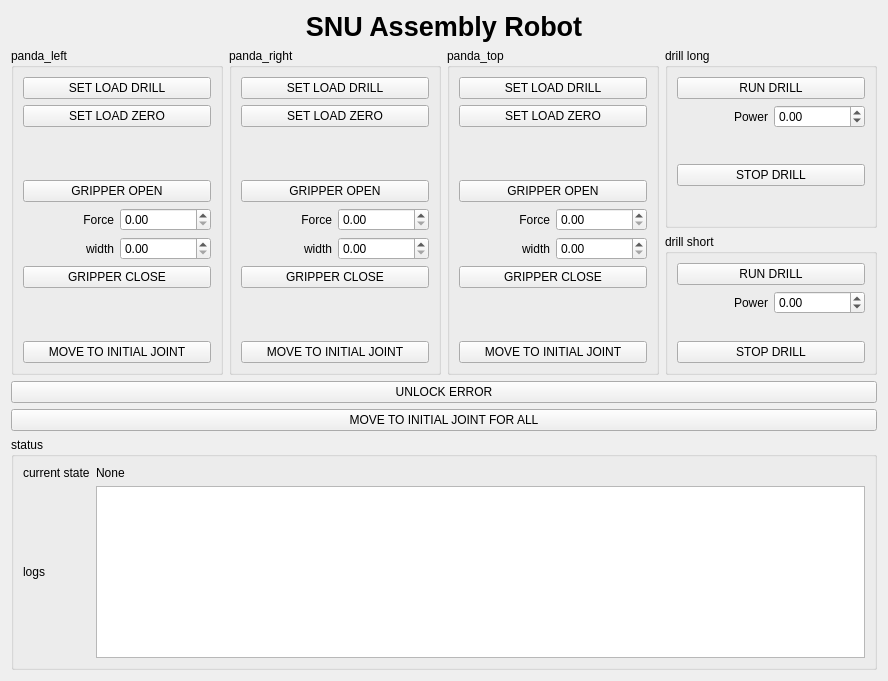
<?xml version="1.0" encoding="UTF-8"?>
<ui version="4.0">
 <class>Form</class>
 <widget class="QWidget" name="Form">
  <property name="geometry">
   <rect>
    <x>0</x>
    <y>0</y>
    <width>888</width>
    <height>681</height>
   </rect>
  </property>
  <property name="windowTitle">
   <string>Form</string>
  </property>
  <layout class="QGridLayout" name="gridLayout_2">
   <item row="4" column="0" colspan="4">
    <widget class="QPushButton" name="btn_init_joint_all">
     <property name="text">
      <string>MOVE TO INITIAL JOINT FOR ALL</string>
     </property>
    </widget>
   </item>
   <item row="0" column="0" colspan="4">
    <widget class="QLabel" name="label_9">
     <property name="font">
      <font>
       <pointsize>20</pointsize>
      </font>
     </property>
     <property name="text">
      <string>&lt;html&gt;&lt;head/&gt;&lt;body&gt;&lt;p&gt;&lt;span style=&quot; font-weight:600;&quot;&gt;SNU Assembly Robot&lt;/span&gt;&lt;/p&gt;&lt;/body&gt;&lt;/html&gt;</string>
     </property>
     <property name="alignment">
      <set>Qt::AlignCenter</set>
     </property>
    </widget>
   </item>
   <item row="1" column="0" rowspan="2">
    <widget class="QGroupBox" name="groupBox">
     <property name="layoutDirection">
      <enum>Qt::LeftToRight</enum>
     </property>
     <property name="title">
      <string>panda_left</string>
     </property>
     <layout class="QGridLayout" name="gridLayout_3">
      <item row="3" column="0" colspan="2">
       <spacer name="verticalSpacer">
        <property name="orientation">
         <enum>Qt::Vertical</enum>
        </property>
        <property name="sizeHint" stdset="0">
         <size>
          <width>20</width>
          <height>40</height>
         </size>
        </property>
       </spacer>
      </item>
      <item row="6" column="1">
       <widget class="QDoubleSpinBox" name="spinbox_left_gripper_width">
        <property name="maximum">
         <double>0.070000000000000</double>
        </property>
        <property name="singleStep">
         <double>0.005000000000000</double>
        </property>
       </widget>
      </item>
      <item row="2" column="0" colspan="2">
       <widget class="QPushButton" name="btn_left_set_load_zero">
        <property name="text">
         <string>SET LOAD ZERO</string>
        </property>
       </widget>
      </item>
      <item row="4" column="0" colspan="2">
       <widget class="QPushButton" name="btn_left_gripper_open">
        <property name="text">
         <string>GRIPPER OPEN</string>
        </property>
       </widget>
      </item>
      <item row="7" column="0" colspan="2">
       <widget class="QPushButton" name="btn_left_gripper_close">
        <property name="text">
         <string>GRIPPER CLOSE</string>
        </property>
       </widget>
      </item>
      <item row="5" column="0">
       <widget class="QLabel" name="label">
        <property name="text">
         <string>Force</string>
        </property>
        <property name="alignment">
         <set>Qt::AlignRight|Qt::AlignTrailing|Qt::AlignVCenter</set>
        </property>
       </widget>
      </item>
      <item row="5" column="1">
       <widget class="QDoubleSpinBox" name="spinbox_left_gripper_force">
        <property name="enabled">
         <bool>true</bool>
        </property>
        <property name="maximum">
         <double>80.000000000000000</double>
        </property>
        <property name="singleStep">
         <double>5.000000000000000</double>
        </property>
       </widget>
      </item>
      <item row="6" column="0">
       <widget class="QLabel" name="label_2">
        <property name="text">
         <string>width</string>
        </property>
        <property name="alignment">
         <set>Qt::AlignRight|Qt::AlignTrailing|Qt::AlignVCenter</set>
        </property>
       </widget>
      </item>
      <item row="8" column="0" colspan="2">
       <spacer name="verticalSpacer_4">
        <property name="orientation">
         <enum>Qt::Vertical</enum>
        </property>
        <property name="sizeHint" stdset="0">
         <size>
          <width>20</width>
          <height>40</height>
         </size>
        </property>
       </spacer>
      </item>
      <item row="1" column="0" colspan="2">
       <widget class="QPushButton" name="btn_left_set_load_drill">
        <property name="text">
         <string>SET LOAD DRILL</string>
        </property>
       </widget>
      </item>
      <item row="9" column="0" colspan="2">
       <widget class="QPushButton" name="btn_left_init_joint">
        <property name="text">
         <string>MOVE TO INITIAL JOINT</string>
        </property>
       </widget>
      </item>
     </layout>
    </widget>
   </item>
   <item row="1" column="1" rowspan="2">
    <widget class="QGroupBox" name="groupBox_2">
     <property name="layoutDirection">
      <enum>Qt::LeftToRight</enum>
     </property>
     <property name="title">
      <string>panda_right</string>
     </property>
     <layout class="QGridLayout" name="gridLayout_4">
      <item row="3" column="0" colspan="2">
       <spacer name="verticalSpacer_2">
        <property name="orientation">
         <enum>Qt::Vertical</enum>
        </property>
        <property name="sizeHint" stdset="0">
         <size>
          <width>20</width>
          <height>40</height>
         </size>
        </property>
       </spacer>
      </item>
      <item row="6" column="1">
       <widget class="QDoubleSpinBox" name="spinbox_right_gripper_width">
        <property name="maximum">
         <double>0.070000000000000</double>
        </property>
        <property name="singleStep">
         <double>0.005000000000000</double>
        </property>
       </widget>
      </item>
      <item row="2" column="0" colspan="2">
       <widget class="QPushButton" name="btn_right_set_load_zero">
        <property name="text">
         <string>SET LOAD ZERO</string>
        </property>
       </widget>
      </item>
      <item row="4" column="0" colspan="2">
       <widget class="QPushButton" name="btn_right_gripper_open">
        <property name="text">
         <string>GRIPPER OPEN</string>
        </property>
       </widget>
      </item>
      <item row="7" column="0" colspan="2">
       <widget class="QPushButton" name="btn_right_gripper_close">
        <property name="text">
         <string>GRIPPER CLOSE</string>
        </property>
       </widget>
      </item>
      <item row="5" column="0">
       <widget class="QLabel" name="label_3">
        <property name="text">
         <string>Force</string>
        </property>
        <property name="alignment">
         <set>Qt::AlignRight|Qt::AlignTrailing|Qt::AlignVCenter</set>
        </property>
       </widget>
      </item>
      <item row="5" column="1">
       <widget class="QDoubleSpinBox" name="spinbox_right_gripper_force">
        <property name="maximum">
         <double>40.000000000000000</double>
        </property>
        <property name="singleStep">
         <double>5.000000000000000</double>
        </property>
       </widget>
      </item>
      <item row="6" column="0">
       <widget class="QLabel" name="label_4">
        <property name="text">
         <string>width</string>
        </property>
        <property name="alignment">
         <set>Qt::AlignRight|Qt::AlignTrailing|Qt::AlignVCenter</set>
        </property>
       </widget>
      </item>
      <item row="8" column="0" colspan="2">
       <spacer name="verticalSpacer_5">
        <property name="orientation">
         <enum>Qt::Vertical</enum>
        </property>
        <property name="sizeHint" stdset="0">
         <size>
          <width>20</width>
          <height>40</height>
         </size>
        </property>
       </spacer>
      </item>
      <item row="1" column="0" colspan="2">
       <widget class="QPushButton" name="btn_right_set_load_drill">
        <property name="text">
         <string>SET LOAD DRILL</string>
        </property>
       </widget>
      </item>
      <item row="9" column="0" colspan="2">
       <widget class="QPushButton" name="btn_right_init_joint">
        <property name="text">
         <string>MOVE TO INITIAL JOINT</string>
        </property>
       </widget>
      </item>
     </layout>
    </widget>
   </item>
   <item row="1" column="3">
    <widget class="QGroupBox" name="groupBox_4">
     <property name="layoutDirection">
      <enum>Qt::LeftToRight</enum>
     </property>
     <property name="title">
      <string>drill long</string>
     </property>
     <layout class="QGridLayout" name="gridLayout_6">
      <item row="2" column="0" colspan="2">
       <spacer name="verticalSpacer_9">
        <property name="orientation">
         <enum>Qt::Vertical</enum>
        </property>
        <property name="sizeHint" stdset="0">
         <size>
          <width>20</width>
          <height>40</height>
         </size>
        </property>
       </spacer>
      </item>
      <item row="4" column="0" colspan="2">
       <spacer name="verticalSpacer_10">
        <property name="orientation">
         <enum>Qt::Vertical</enum>
        </property>
        <property name="sizeHint" stdset="0">
         <size>
          <width>20</width>
          <height>40</height>
         </size>
        </property>
       </spacer>
      </item>
      <item row="3" column="0" colspan="2">
       <widget class="QPushButton" name="btn_drill_long_stop">
        <property name="text">
         <string>STOP DRILL</string>
        </property>
       </widget>
      </item>
      <item row="1" column="0">
       <widget class="QLabel" name="label_7">
        <property name="text">
         <string>Power</string>
        </property>
        <property name="alignment">
         <set>Qt::AlignRight|Qt::AlignTrailing|Qt::AlignVCenter</set>
        </property>
       </widget>
      </item>
      <item row="0" column="0" colspan="2">
       <widget class="QPushButton" name="btn_drill_long_run">
        <property name="text">
         <string>RUN DRILL</string>
        </property>
       </widget>
      </item>
      <item row="1" column="1">
       <widget class="QDoubleSpinBox" name="spinbox_drill_long_power">
        <property name="minimum">
         <double>-1.000000000000000</double>
        </property>
        <property name="maximum">
         <double>1.000000000000000</double>
        </property>
        <property name="singleStep">
         <double>0.050000000000000</double>
        </property>
       </widget>
      </item>
     </layout>
    </widget>
   </item>
   <item row="2" column="3">
    <widget class="QGroupBox" name="groupBox_5">
     <property name="layoutDirection">
      <enum>Qt::LeftToRight</enum>
     </property>
     <property name="title">
      <string>drill short</string>
     </property>
     <layout class="QGridLayout" name="gridLayout_7">
      <item row="1" column="1">
       <widget class="QDoubleSpinBox" name="spinbox_drill_short_power">
        <property name="minimum">
         <double>-1.000000000000000</double>
        </property>
        <property name="maximum">
         <double>1.000000000000000</double>
        </property>
        <property name="singleStep">
         <double>0.050000000000000</double>
        </property>
       </widget>
      </item>
      <item row="1" column="0">
       <widget class="QLabel" name="label_8">
        <property name="text">
         <string>Power</string>
        </property>
        <property name="alignment">
         <set>Qt::AlignRight|Qt::AlignTrailing|Qt::AlignVCenter</set>
        </property>
       </widget>
      </item>
      <item row="2" column="0" colspan="2">
       <spacer name="verticalSpacer_7">
        <property name="orientation">
         <enum>Qt::Vertical</enum>
        </property>
        <property name="sizeHint" stdset="0">
         <size>
          <width>20</width>
          <height>40</height>
         </size>
        </property>
       </spacer>
      </item>
      <item row="3" column="0" colspan="2">
       <widget class="QPushButton" name="btn_drill_short_stop">
        <property name="text">
         <string>STOP DRILL</string>
        </property>
       </widget>
      </item>
      <item row="0" column="0" colspan="2">
       <widget class="QPushButton" name="btn_drill_short_run">
        <property name="text">
         <string>RUN DRILL</string>
        </property>
       </widget>
      </item>
     </layout>
    </widget>
   </item>
   <item row="1" column="2" rowspan="2">
    <widget class="QGroupBox" name="groupBox_3">
     <property name="layoutDirection">
      <enum>Qt::LeftToRight</enum>
     </property>
     <property name="title">
      <string>panda_top</string>
     </property>
     <layout class="QGridLayout" name="gridLayout_5">
      <item row="3" column="0" colspan="2">
       <spacer name="verticalSpacer_3">
        <property name="orientation">
         <enum>Qt::Vertical</enum>
        </property>
        <property name="sizeHint" stdset="0">
         <size>
          <width>20</width>
          <height>40</height>
         </size>
        </property>
       </spacer>
      </item>
      <item row="6" column="1">
       <widget class="QDoubleSpinBox" name="spinbox_top_gripper_width">
        <property name="maximum">
         <double>0.070000000000000</double>
        </property>
        <property name="singleStep">
         <double>0.005000000000000</double>
        </property>
       </widget>
      </item>
      <item row="2" column="0" colspan="2">
       <widget class="QPushButton" name="btn_top_set_load_zero">
        <property name="text">
         <string>SET LOAD ZERO</string>
        </property>
       </widget>
      </item>
      <item row="4" column="0" colspan="2">
       <widget class="QPushButton" name="btn_top_gripper_open">
        <property name="text">
         <string>GRIPPER OPEN</string>
        </property>
       </widget>
      </item>
      <item row="7" column="0" colspan="2">
       <widget class="QPushButton" name="btn_top_gripper_close">
        <property name="text">
         <string>GRIPPER CLOSE</string>
        </property>
       </widget>
      </item>
      <item row="5" column="0">
       <widget class="QLabel" name="label_5">
        <property name="text">
         <string>Force</string>
        </property>
        <property name="alignment">
         <set>Qt::AlignRight|Qt::AlignTrailing|Qt::AlignVCenter</set>
        </property>
       </widget>
      </item>
      <item row="5" column="1">
       <widget class="QDoubleSpinBox" name="spinbox_top_gripper_force">
        <property name="maximum">
         <double>40.000000000000000</double>
        </property>
        <property name="singleStep">
         <double>5.000000000000000</double>
        </property>
       </widget>
      </item>
      <item row="6" column="0">
       <widget class="QLabel" name="label_6">
        <property name="text">
         <string>width</string>
        </property>
        <property name="alignment">
         <set>Qt::AlignRight|Qt::AlignTrailing|Qt::AlignVCenter</set>
        </property>
       </widget>
      </item>
      <item row="8" column="0" colspan="2">
       <spacer name="verticalSpacer_6">
        <property name="orientation">
         <enum>Qt::Vertical</enum>
        </property>
        <property name="sizeHint" stdset="0">
         <size>
          <width>20</width>
          <height>40</height>
         </size>
        </property>
       </spacer>
      </item>
      <item row="1" column="0" colspan="2">
       <widget class="QPushButton" name="btn_top_set_load_drill">
        <property name="text">
         <string>SET LOAD DRILL</string>
        </property>
       </widget>
      </item>
      <item row="9" column="0" colspan="2">
       <widget class="QPushButton" name="btn_top_init_joint">
        <property name="text">
         <string>MOVE TO INITIAL JOINT</string>
        </property>
       </widget>
      </item>
     </layout>
    </widget>
   </item>
   <item row="3" column="0" colspan="4">
    <widget class="QPushButton" name="btn_unlock_error">
     <property name="text">
      <string>UNLOCK ERROR</string>
     </property>
    </widget>
   </item>
   <item row="5" column="0" colspan="4">
    <widget class="QGroupBox" name="groupBox_6">
     <property name="layoutDirection">
      <enum>Qt::LeftToRight</enum>
     </property>
     <property name="title">
      <string>status</string>
     </property>
     <layout class="QGridLayout" name="gridLayout_8">
      <item row="1" column="2">
       <widget class="QTextBrowser" name="textBrowser"/>
      </item>
      <item row="0" column="0">
       <widget class="QLabel" name="label_11">
        <property name="text">
         <string>current state</string>
        </property>
       </widget>
      </item>
      <item row="1" column="0">
       <widget class="QLabel" name="label_10">
        <property name="text">
         <string>logs</string>
        </property>
       </widget>
      </item>
      <item row="0" column="2">
       <widget class="QLabel" name="label_12">
        <property name="text">
         <string>None</string>
        </property>
       </widget>
      </item>
     </layout>
    </widget>
   </item>
  </layout>
 </widget>
 <resources/>
 <connections/>
</ui>
